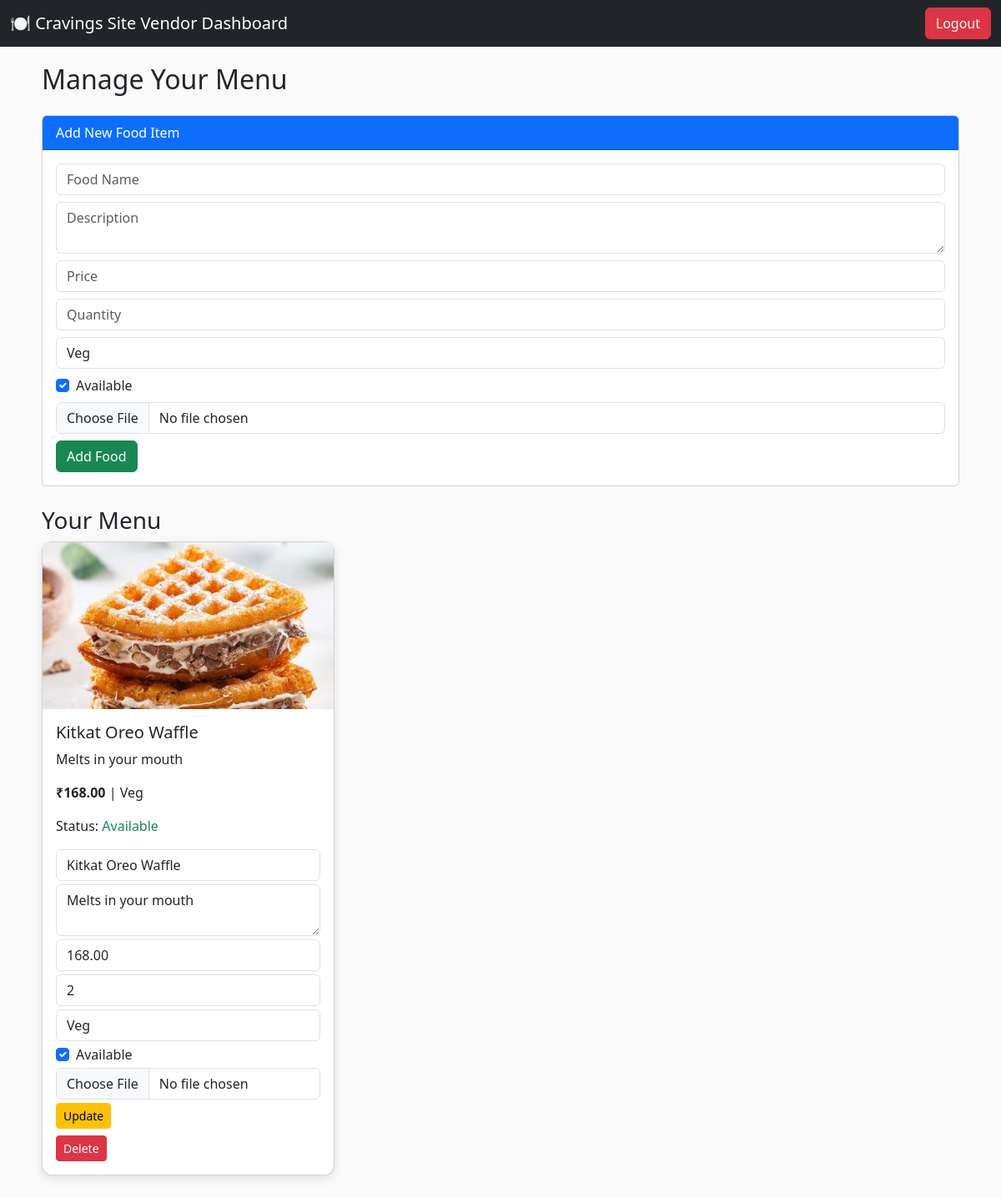
The app's page /dashboard_vendor.php (signed in) with its own data.
### tables this page shows
CREATE TABLE `foods` (
  `food_id` int(11) NOT NULL,
  `vendor_id` int(11) NOT NULL,
  `name` varchar(100) NOT NULL,
  `description` text DEFAULT NULL,
  `price` decimal(10,2) NOT NULL,
  `quantity` int(11) NOT NULL DEFAULT 0,
  `available` tinyint(1) DEFAULT 1,
  `created_at` timestamp NOT NULL DEFAULT current_timestamp(),
  `dietary` enum('veg','non-veg') NOT NULL DEFAULT 'veg',
  `image_path` varchar(255) DEFAULT NULL
);

### dashboard_vendor.php (the view, shortened to what this page needs)
<?php
$vendor_id = $_SESSION['vendor_id'];
$conn = new mysqli("localhost", "root", "", "foodie");
$foods = $conn->query("SELECT * FROM foods WHERE vendor_id = $vendor_id");
?>
<!DOCTYPE html>
<html lang="en">
<head>
    <link href="https://cdn.jsdelivr.net/npm/bootstrap@5.3.2/dist/css/bootstrap.min.css" rel="stylesheet">
</head>
<body>
<nav class="navbar navbar-dark bg-dark">
    <div class="container-fluid">
        <span class="navbar-brand">🍽️ Cravings Site Vendor Dashboard</span>
        <a href="logout_vendor.php" class="btn btn-danger">Logout</a>
    </div>
</nav>
<div class="container dashboard-container">
    <h2 class="mb-4">Manage Your Menu</h2>
    <div class="card mb-4">
        <div class="card-header bg-primary text-white">Add New Food Item</div>
        <div class="card-body">
            <form method="POST" enctype="multipart/form-data">
                <div class="mb-2"><input type="text" name="name" class="form-control" placeholder="Food Name" required></div>
                <div class="mb-2"><textarea name="description" class="form-control" placeholder="Description"></textarea></div>
                <div class="mb-2"><input type="number" step="0.01" name="price" class="form-control" placeholder="Price" required></div>
                <div class="mb-2"><input type="number" name="quantity" class="form-control" placeholder="Quantity" required></div>
                <div class="mb-2">
                    <select name="dietary" class="form-control">
                        <option value="veg">Veg</option>
                    </select>
                </div>
                <div class="form-check mb-2">
                    <input class="form-check-input" type="checkbox" name="available" checked>
                    <label class="form-check-label">Available</label>
                </div>
                <div class="mb-2"><input type="file" name="image" class="form-control"></div>
                <button type="submit" name="add_food" class="btn btn-success">Add Food</button>
            </form>
        </div>
    </div>
    <h3>Your Menu</h3>
    <div class="row">
        <?php while ($food = $foods->fetch_assoc()): ?>
            <div class="col-md-4 mb-3">
                <div class="card food-card">
                    <?php if ($food['image_path']): ?>
                        <img src="<?= $food['image_path'] ?>" class="card-img-top" style="height:200px;object-fit:cover;">
                    <?php endif; ?>
                    <div class="card-body">
                        <h5 class="card-title"><?= htmlspecialchars($food['name']) ?></h5>
                        <p class="card-text"><?= htmlspecialchars($food['description']) ?></p>
                        <p><b>₹<?= number_format($food['price'],2) ?></b> | <?= ucfirst($food['dietary']) ?></p>
                        <p>Status: <?= $food['available'] ? '<span class="text-success">Available</span>' : '<span class="text-danger">Unavailable</span>' ?></p>
                        <form method="POST" enctype="multipart/form-data" class="mb-2">
                            <input type="text" name="name" class="form-control mb-1" value="<?= htmlspecialchars($food['name']) ?>" required>
                            <textarea name="description" class="form-control mb-1"><?= htmlspecialchars($food['description']) ?></textarea>
                            <input type="number" step="0.01" name="price" class="form-control mb-1" value="<?= $food['price'] ?>" required>
                            <input type="number" name="quantity" class="form-control mb-1" value="<?= $food['quantity'] ?>" required>
                            <select name="dietary" class="form-control mb-1">
                                <option value="veg" <?= $food['dietary']=="veg" ? "selected":"" ?>>Veg</option>
                            </select>
                            <div class="form-check mb-1">
                                <input class="form-check-input" type="checkbox" name="available" <?= $food['available'] ? "checked":"" ?>>
                                <label class="form-check-label">Available</label>
                            </div>
                            <input type="file" name="image" class="form-control mb-1">
                            <button type="submit" name="update_food" class="btn btn-warning btn-sm">Update</button>
                        </form>
                        <form method="POST">
                            <button type="submit" name="delete_food" class="btn btn-danger btn-sm">Delete</button>
                        </form>
                    </div>
                </div>
            </div>
        <?php endwhile; ?>
    </div>
</div>
</body>
</html>

### dashboard_vendor.php (style rules this page uses)
body { background: #fafafa; }
.dashboard-container { padding: 20px; }
.food-card { border-radius: 12px; box-shadow: 0 4px 12px rgba(0,0,0,0.1); transition: 0.3s; }

### records on screen
foods: image_path (picture), name "Kitkat Oreo Waffle", description "Melts in your mouth", price "168.00", dietary "Veg", shows "Available", quantity "2", available "☑"
